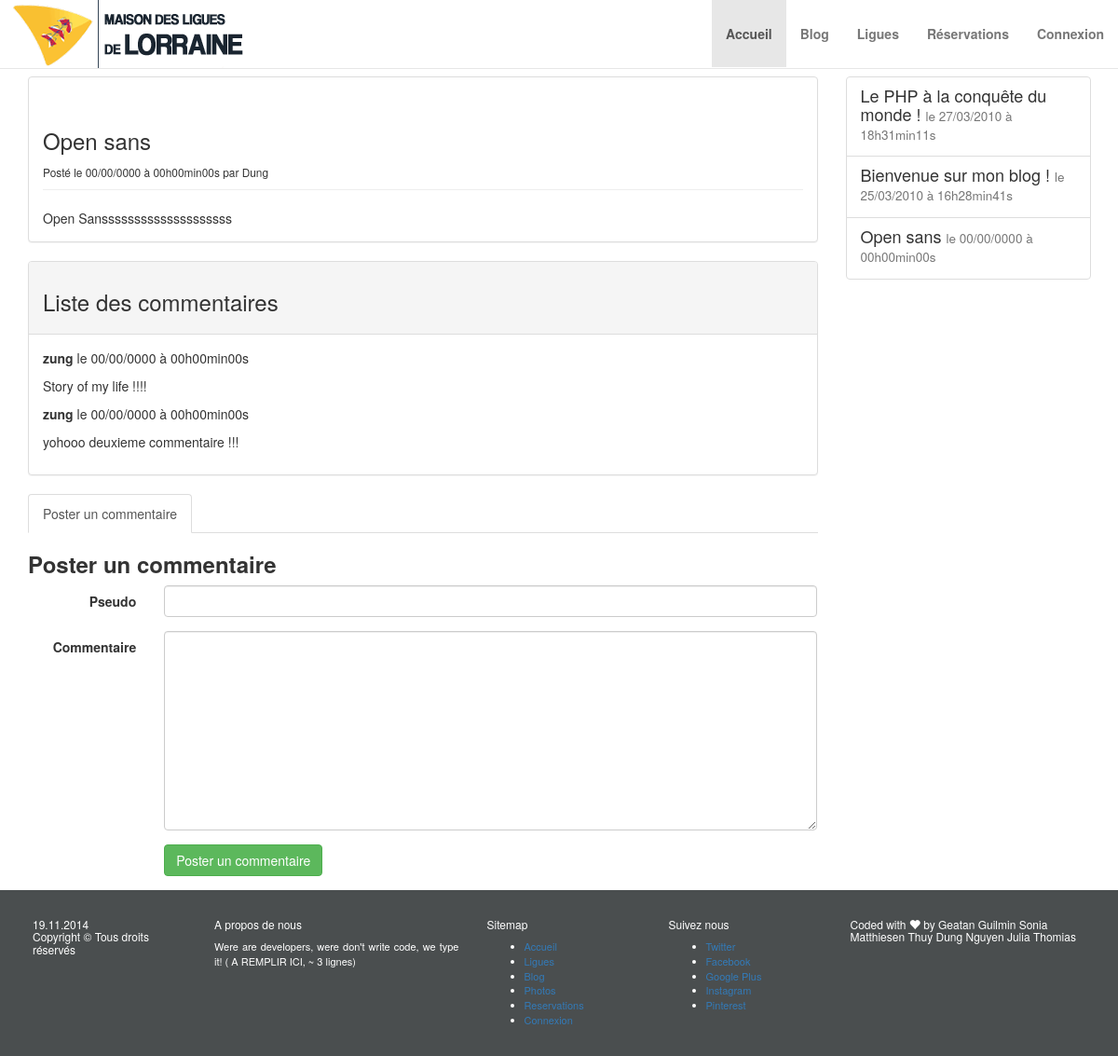
The app's page /?p=blog with its own data.
### tables this page shows
CREATE TABLE IF NOT EXISTS `users` (
  `id` int(11) NOT NULL AUTO_INCREMENT,
  `pseudo` varchar(45) DEFAULT NULL,
  `nom` varchar(45) DEFAULT NULL,
  `prenom` varchar(45) DEFAULT NULL,
  `email` varchar(45) DEFAULT NULL,
  `password` varchar(255) DEFAULT NULL,
  `bailleur` tinyint(1) DEFAULT NULL,
  `adresses_id` int(11) NOT NULL,
  PRIMARY KEY (`id`),
  KEY `fk_users_adresses1_idx` (`adresses_id`)
);

CREATE TABLE IF NOT EXISTS `billets` (
  `id` int(11) NOT NULL AUTO_INCREMENT,
  `id_user` int(11) NOT NULL,
  `titre` varchar(255) NOT NULL,
  `contenu` text NOT NULL,
  `date_creation` datetime NOT NULL,
  PRIMARY KEY (`id`)
);

### auth.php (called while the page is built)
<?php
class Auth{
	static function islogged()
	{
		global $bdd;
		if(isset($_SESSION['Auth']) && isset($_SESSION['Auth']['pseudo']) && isset($_SESSION['Auth']['password'])){
			$sql = 'SELECT pseudo, password FROM users WHERE pseudo = :pseudo AND password = :password';
			$q = array(
				'pseudo'    => $_SESSION['Auth']['pseudo'],
				'password' => $_SESSION['Auth']['password']);
			$req = $bdd->prepare($sql);
			$req->execute($q);
			$count = $req->rowCount($sql);
			if($count == 1){
				return true;
			}else{
				return false;
			}
		}else{
			return false;
		}
	}
}
?>

### include/blog.php (the view, shortened to what this page needs)
<?php
if (isset($_GET['billet']) && is_numeric($_GET['billet'])){
	$sql ='SELECT id, id_user, titre, contenu,  DATE_FORMAT(date_creation, \'%d/%m/%Y à %Hh%imin%ss\')
    AS date_creation_fr FROM billets WHERE id = ?';
	$q = array($_GET['billet']);
	$req = $bdd->prepare($sql);
	$req->execute($q);
}else{
	$sql = 'SELECT id_user, titre, contenu,  DATE_FORMAT(date_creation, \'%d/%m/%Y à %Hh%imin%ss\')
    AS date_creation_fr FROM billets WHERE id = (SELECT MAX(id) FROM billets) ORDER BY id DESC limit 0,1';
    $req = $bdd->query($sql);
}
$donnees = $req->fetch();
?>
<div class="container">
		<div class="row mgtop">
			<div class="col-sm-9">
				<div class="panel panel-default">
					<div class="panel-body">
						<div class="page-header">
							<h3><?php echo $donnees['titre']; ?></h3>
							<small>Posté le <?php echo $donnees['date_creation_fr']; ?>
								par <?php
									$q = array('id_user' => $donnees['id_user']);
    								$auteur = $bdd->prepare('SELECT pseudo FROM users WHERE id = :id_user');
    								$auteur->execute($q);
									while($d = $auteur->fetch()){
										echo ucfirst($d['pseudo']);
									}
								?>
							</small>
						</div>
						<?php
    					echo nl2br($donnees['contenu']);
    					?>
					</div>
				</div>
				<div class="panel panel-default">
					<div class="panel-heading">
						<h3>Liste des commentaires</h3>
					</div>
					<div class="panel-body">
						<?php
							if(isset($_GET['billet']) && is_numeric($_GET['billet'])){
								$sql = 'SELECT pseudo, commentaire, DATE_FORMAT(date_commentaire, \'%d/%m/%Y à %Hh%imin%ss\')
	    						AS date_commentaire_fr FROM commentaires WHERE id_billet = ? ORDER BY date_commentaire';
	    						$u = array($_GET['billet']);
	    						$req = $bdd->prepare($sql);
								$req->execute($u);
							}else{
								$sql = 'SELECT pseudo, commentaire, DATE_FORMAT(date_commentaire, \'%d/%m/%Y à %Hh%imin%ss\')
	    						AS date_commentaire_fr FROM commentaires WHERE id_billet = (SELECT MAX(id) FROM billets) ORDER BY date_commentaire DESC';
	    						$req = $bdd->query($sql);
							}
							while ($donnees = $req->fetch()) {
									?>
									<p><strong><?php echo $donnees['pseudo']; ?></strong> le <?php echo $donnees['date_commentaire_fr']; ?></p>
									<p><?php echo nl2br($donnees['commentaire']); ?></p>
									<?php
								}
							?>
					</div>
				</div>
				<div class="row">
					<div class="col-sm-12">
						<div class="tabbable">
							<ul class="nav nav-tabs">
								<li class="active"><a href="#tab1">Poster un commentaire</a></li>
							</ul>
							<div class="tab-content">
								<div class="tab-pane active" id="tab1">
									<h3><strong>Poster un commentaire</strong></h3>
									<form class="form-horizontal" action="?p=comment" method="POST">
										<div class="form-group">
											<label for="pseudo" class="col-sm-2 control-label">Pseudo </label>
					    					<div class="col-sm-10">
					    						<?php
												if($connexion->islogged()){
					    							echo '<h5>'.$_SESSION['Auth']['pseudo'].'</h5>';
												}else {
					    						?>
					      						<input type="text" name="pseudo" class="form-control" id="pseudo">
					      						<?php
												}
												?>
					    					</div>
					  					</div>
										<div class="form-group">
					    					<label for="commentaire" class="col-sm-2 control-label">Commentaire </label>
					    					<div class="col-sm-10">
					      						<textarea class="form-control" name="commentaire" id="commentaire" cols="30" rows="10"></textarea>
					    					</div>
					  					</div>
					  					<div class="form-group">
									    	<div class="col-sm-offset-2 col-sm-10">
									      		<button type="submit" name="submit" class="btn btn-success">Poster un commentaire</button>
									      	</div>
									    </div>
					  				</form>
								</div>
							</div>
						</div>
					</div>
				</div>
			</div>
			<div class="col-sm-3">
				<div class="list-group list-group-fixed">
					<?php
					$sql ='SELECT id, titre, DATE_FORMAT(date_creation, \'%d/%m/%Y à %Hh%imin%ss\') AS date_creation_fr FROM billets ORDER BY date_creation DESC LIMIT 0, 5';
					$req = $bdd->query($sql);
					while ($donnees = $req->fetch())
					{
					?>
					<a href="?p=blog&billet=<?php echo $donnees['id']; ?>" class="list-group-item">
						<h4 class="list-group-item-heading">
							<?php echo $donnees['titre']; ?>
							<small>le <?php echo $donnees['date_creation_fr']; ?></small>
						</h4>
					</a>
					<?php
					}
					?>
				</div>
			</div>
		</div>
</div>

### css/style.css (style rules this page uses)
.container .mgtop { margin-top: 82px !important; }
.list-group-fixed { position: fixed; top: 82px; right: auto; width: 263px; }
p { text-align: justify; }

### records on screen
users: pseudo "Dung"
billets: titre "Le PHP à la conquête du monde !", date_creation_fr "27/03/2010 à 18h31min11s"
billets: titre "Bienvenue sur mon blog !", date_creation_fr "25/03/2010 à 16h28min41s"
billets: titre "Open sans", date_creation_fr "00/00/0000 à 00h00min00s"

### other values on screen
$donnees['titre'] "Open sans"
$donnees['date_creation_fr'] "00/00/0000 à 00h00min00s"
$donnees['contenu'] "Open Sanssssssssssssssssssss"
$donnees['pseudo'] "zung"
$donnees['date_commentaire_fr'] "00/00/0000 à 00h00min00s"
$donnees['commentaire'] "Story of my life !!!!"
$donnees['commentaire'] "yohooo deuxieme commentaire !!!"
